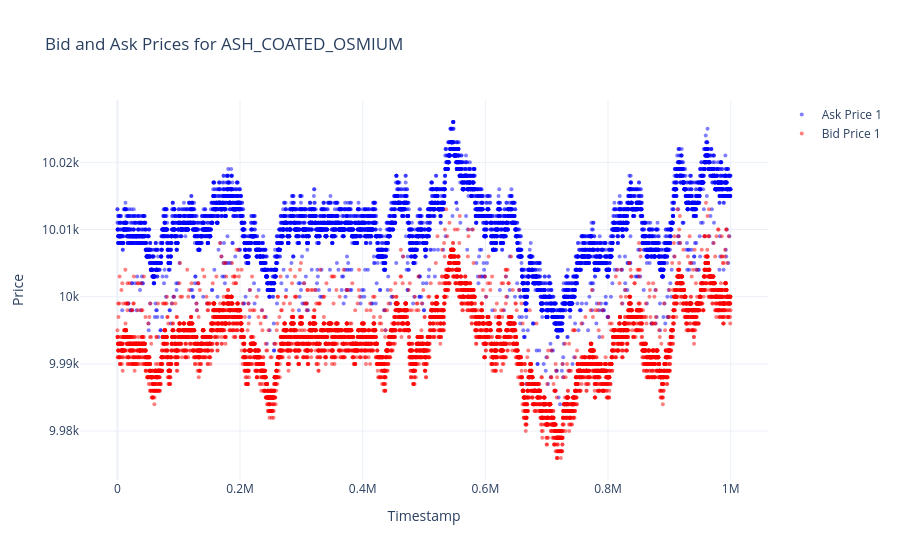
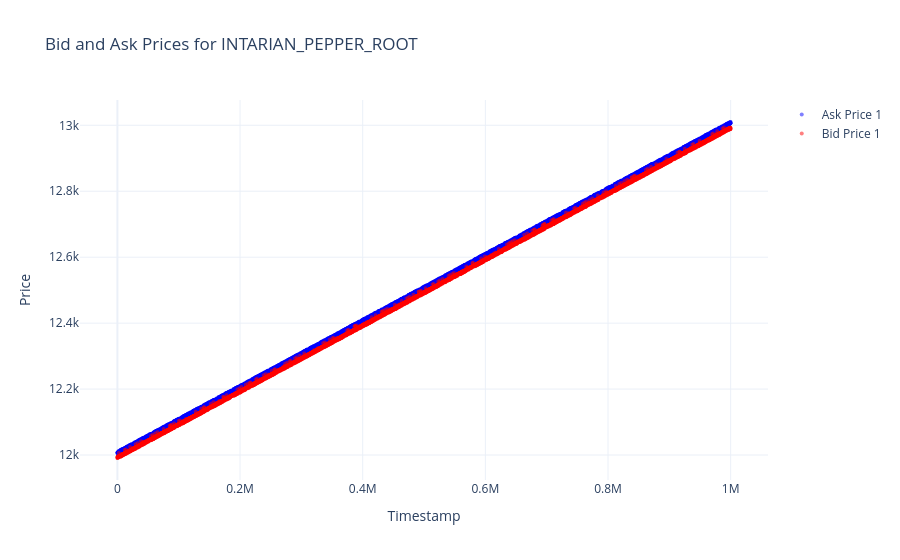

Notebook code for these charts, in order:
### Code cell
import pandas as pd
import plotly.graph_objects as go

# Load the prices data
df = pd.read_csv('prices_round_1_day_0.csv', sep=';')

# Get the unique products available in the dataset
products = df['product'].unique()

# Loop through each product and create a separate graph
for product in products:
    product_df = df[df['product'] == product]
    
    # Initialize a new figure for the product
    fig = go.Figure()
    
    # Add a scatter trace for Ask Prices in blue
    fig.add_trace(go.Scatter(
        x=product_df['timestamp'],
        y=product_df['ask_price_1'],
        mode='markers',
        marker=dict(color='blue', size=4, opacity=0.5),
        name='Ask Price 1'
    ))
    
    # Add a scatter trace for Bid Prices in red
    fig.add_trace(go.Scatter(
        x=product_df['timestamp'],
        y=product_df['bid_price_1'],
        mode='markers',
        marker=dict(color='red', size=4, opacity=0.5),
        name='Bid Price 1'
    ))
    
    # Update layout with titles
    fig.update_layout(
        title=f'Bid and Ask Prices for {product}',
        xaxis_title='Timestamp',
        yaxis_title='Price',
        template='plotly_white'
    )
    
    # This command renders the plot as an HTML file and opens it in your default browser
    fig.show()

### Figure 1 — Plotly figure (JSON) as saved in the notebook; plotly's stock layout.template omitted (floating-point values rounded to 4 significant figures; data arrays with more than 128 entries replaced by an {"elided": "..."} marker saying what was removed)
{"data": [{"marker": {"color": "blue", "opacity": 0.5, "size": 4}, "mode": "markers", "name": "Ask Price 1", "type": "scatter", "x": {"elided": "10000 int values"}, "y": {"elided": "10000 float values"}}, {"marker": {"color": "red", "opacity": 0.5, "size": 4}, "mode": "markers", "name": "Bid Price 1", "type": "scatter", "x": {"elided": "10000 int values"}, "y": {"elided": "10000 float values"}}], "layout": {"title": {"text": "Bid and Ask Prices for ASH_COATED_OSMIUM"}, "xaxis": {"title": {"text": "Timestamp"}}, "yaxis": {"title": {"text": "Price"}}}}

### Figure 2 — Plotly figure (JSON) as saved in the notebook; plotly's stock layout.template omitted (floating-point values rounded to 4 significant figures; data arrays with more than 128 entries replaced by an {"elided": "..."} marker saying what was removed)
{"data": [{"marker": {"color": "blue", "opacity": 0.5, "size": 4}, "mode": "markers", "name": "Ask Price 1", "type": "scatter", "x": {"elided": "10000 int values"}, "y": {"elided": "10000 float values"}}, {"marker": {"color": "red", "opacity": 0.5, "size": 4}, "mode": "markers", "name": "Bid Price 1", "type": "scatter", "x": {"elided": "10000 int values"}, "y": {"elided": "10000 float values"}}], "layout": {"title": {"text": "Bid and Ask Prices for INTARIAN_PEPPER_ROOT"}, "xaxis": {"title": {"text": "Timestamp"}}, "yaxis": {"title": {"text": "Price"}}}}
